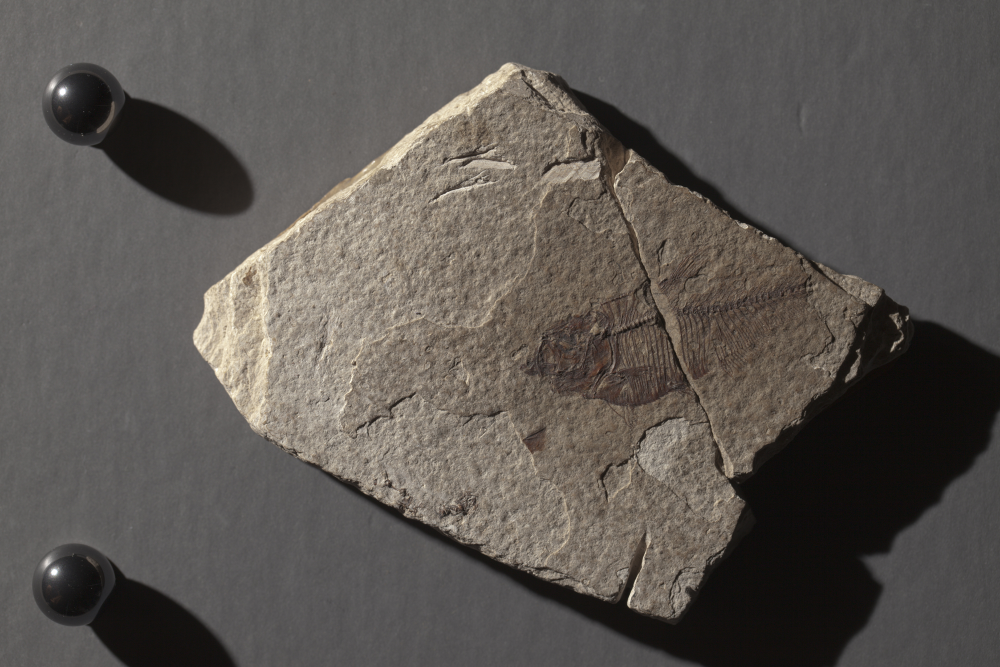
//> input picture sampleimg/fish_fossil_01.jpg, 2000 x 1334 px (shown at 1/2 size)
$ ./loadimg sampleimg/fish_fossil_01.jpg   (built with g++ and OpenCV 4)
//> lines starting //> are read from the running program, lines starting //| are printed output that depends on the picture; after the words box and inside, x2 and y2 are one past the last pixel; in counts of white or black regions, pixels touching at a corner belong together
#include "opencv2/imgproc.hpp"
#include "opencv2/highgui.hpp"
#include <stdlib.h>
#include <stdio.h>
#include <iostream>

using namespace cv;

/// Global variables

int threshold_value = 0;
int threshold_type = 3;;
int const max_value = 255;
int const max_type = 4;
int const max_BINARY_value = 255;

Mat src, roi, src_gray, dst;
char* window_name = "Threshold Demo";
char* window_name2 = "circle demo";

char* trackbar_type = "Type: \n 0: Binary \n 1: Binary Inverted \n 2: Truncate \n 3: To Zero \n 4: To Zero Inverted";
char* trackbar_value = "Value";

/// Function headers
void Threshold_Demo( int, void* );
void findCircles();
void findBrightSpot(Mat);
/**
 * @function main
 */
int main( int argc, char** argv )
{
  /// Load an image
  src = imread( argv[1], 1 );
//> src is the input picture: 1334 rows x 2000 cols, CV_8UC3; mean B, G, R 82.6, 87.3, 92.2

  Rect RectangleToSelect(0,0,400,400);
  roi = src(RectangleToSelect);
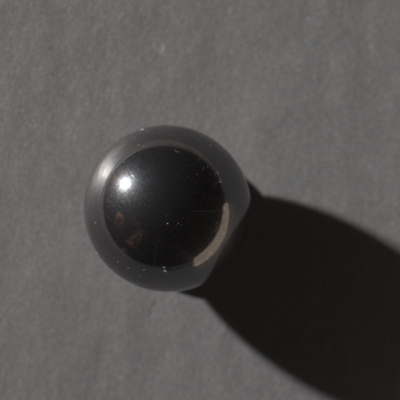
//> roi: 400 rows x 400 cols, CV_8UC3; mean B, G, R 79.4, 81.1, 83.1
  std::cout << "initial crop.\n";

  /// Convert the image to Gray
  cvtColor( roi, src_gray, COLOR_RGB2GRAY );
  std::cout << "grayscale\n";
  GaussianBlur( src_gray, src_gray, Size(9, 9), 2, 2 );
  std::cout << "gaussian\n";
  /// Create a window to display results
  namedWindow( window_name, WINDOW_AUTOSIZE );

  /// Call the function to initialize
  findCircles();

  /// Wait until user finishes program
  while(true)
  {
    int c;
    c = waitKey( 20 );
    if( (char)c == 27 )
  { break; }
   }

}


void findCircles(){
  std::cout << "finding circles\n";
  Mat cm = roi.clone();
  Mat ledmat = src_gray.clone();
  std::vector<Vec3f> circles;
  std::cout << "hough Circles \n";
  /// Apply the Hough Transform to find the circles
  HoughCircles( src_gray, circles, HOUGH_GRADIENT, 1, src_gray.rows/8, 50, 50, 0, 0 );
//> circles = 1 circle (x, y, radius): [168.5, 208.5, 83]
  std::cout << "drawing\n";
  /// Draw the circles detected
  for( size_t i = 0; i < circles.size(); i++ )
  {
    Point center(cvRound(circles[i][0]), cvRound(circles[i][1]));
    int radius = cvRound(circles[i][2]);
    int topRightx = cvRound(circles[i][0]) - radius;
    int topRighty = cvRound(circles[i][1]) - radius;
    // circle center
    circle( cm, center, 3, Scalar(0,255,0), -1, 8, 0 );
    // circle outline
    circle( cm, center, radius, Scalar(0,0,255), 3, 8, 0 );
    if(circles.size() == 1) {
      Rect RectangleToSelect(topRightx,topRighty,radius*2,radius*2);
      cm = cm(RectangleToSelect);
      ledmat = ledmat(RectangleToSelect);
    }
  }
//> this loop made 1 pass
//> (center, radius, topRightx, topRighty, RectangleToSelect) on pass 1: (Point(168, 208), 83, 85, 125, Rect(85, 125, 166, 166))
//> pass 1, in findCircles, `cm = cm(RectangleToSelect);`:
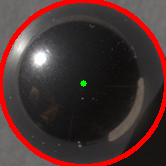
//> cm: 166 rows x 166 cols, CV_8UC3; mean B, G, R 49.9, 50.7, 73.9
//> pass 1, in findCircles, `ledmat = ledmat(RectangleToSelect);`:
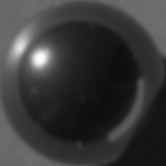
//> ledmat: 166 rows x 166 cols, CV_8UC1; min 14, max 254, mean 56.8
  std::cout << "show image\n";
  /// Show your results
  imshow( window_name2, cm );

  threshold( ledmat, dst, 245, max_BINARY_value, 1 );
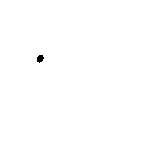
//> dst: 166 rows x 166 cols, CV_8UC1; 99.9% white; 1 black region
  findBrightSpot(dst);
  //imshow( window_name, dst );
}

void findBrightSpot(Mat m) {
  RNG rng(12345);
  /* Search for flame and draw a rectangle around it */
  std::vector<std::vector<Point> > contours;
  std::vector<Vec4i> hierarchy;
  findContours( m, contours, hierarchy, CV_RETR_TREE, CV_CHAIN_APPROX_SIMPLE, Point(0, 0) );
//> contours = 2 contours; box (x1, y1, x2, y2) and area: (0, 0, 166, 166) 27225, (36, 54, 45, 64) 52
  /// Approximate contours to polygons + get bounding rects and circles
  std::vector<std::vector<Point> > contours_poly( contours.size() );
//> contours_poly = 2 empty contours
  //std::vector<Rect> boundRect( contours.size() );
  std::vector<Point2f>center( contours.size() );
  std::vector<float>radius( contours.size() );

  for( int i = 0; i < contours.size(); i++ )
  { approxPolyDP( Mat(contours[i]), contours_poly[i], 3, true );
    //boundRect[i] = boundingRect( Mat(contours_poly[i]) );
    minEnclosingCircle( (Mat)contours_poly[i], center[i], radius[i] );
  }
//> this loop made 2 passes
  /// Draw polygonal contour + bonding rects + circles
  Mat drawing = Mat::zeros( m.size(), CV_8UC3 );
  for( int i = 0; i< contours.size(); i++ )
  {
    //Rect r = boundRect[i];
    //std::cout << "(" << (r.x+(r.width/2.0)) << ", " << (r.y+(r.height/2.0)) << ")" << std::endl;
    Scalar color = Scalar( rng.uniform(0, 255), rng.uniform(0,255), rng.uniform(0,255) );
    drawContours( drawing, contours_poly, i, color, 1, 8, std::vector<Vec4i>(), 0, Point() );
    //rectangle( drawing, boundRect[i].tl(), boundRect[i].br(), color, 2, 8, 0 );
    //std::cout << i << ": (" << center[i].x << ", " << center[i].y << ")\n";
    circle( drawing, center[i], (int)radius[i], color, 2, 8, 0 );
  }
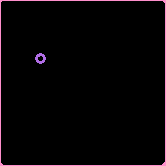
//> drawing: 166 rows x 166 cols, CV_8UC3; mean B, G, R 5.5, 3.8, 6.6

  double cp = center[0].x;
//> cp = 82.5
  double x = (center[1].x - cp) / (cp);
//> x = -0.509
  double y = (cp - center[1].y ) / (cp);
//> y = 0.291
  double z = std::sqrt(1.0 - std::sqrt(x*x+y*y));
//> z = 0.643

  std::cout << "(x,y,z): (" << x << ", " << y << ", " << z << ") \n";
//| (x,y,z): (-0.509091, 0.290909, 0.643159)
//> the Esc key is pressed


  imshow(window_name, drawing ); // show frame on computer output window

}

$ run again, on sampleimg/fish_fossil_22.jpg
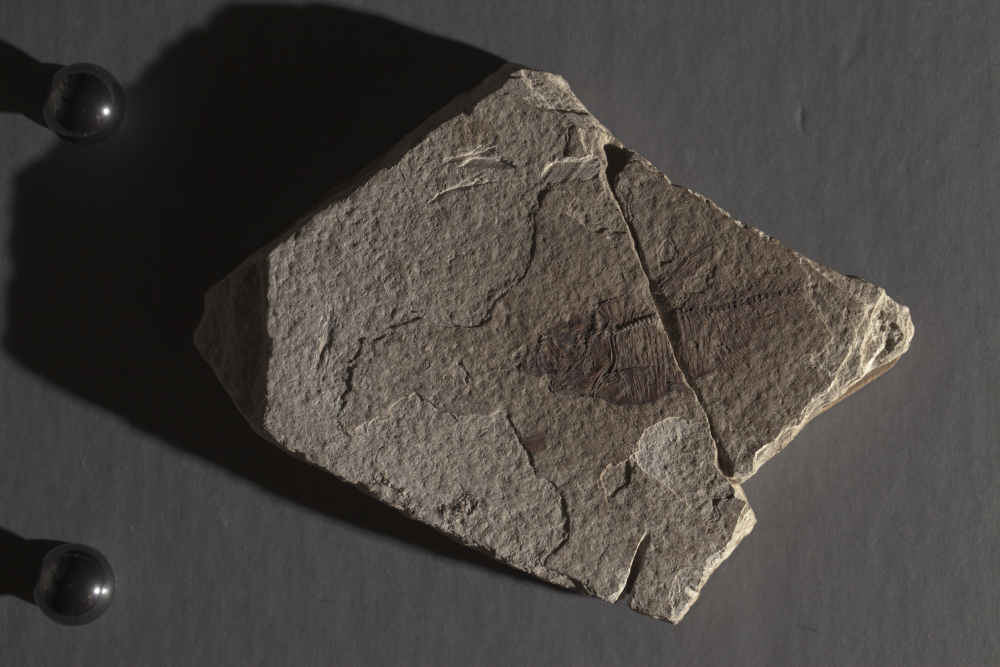
//> input picture sampleimg/fish_fossil_22.jpg, 2000 x 1334 px (shown at 1/2 size)
//> src is the input picture: 1334 rows x 2000 cols, CV_8UC3; mean B, G, R 64.1, 68, 72.6
//> `roi = src(RectangleToSelect);`:
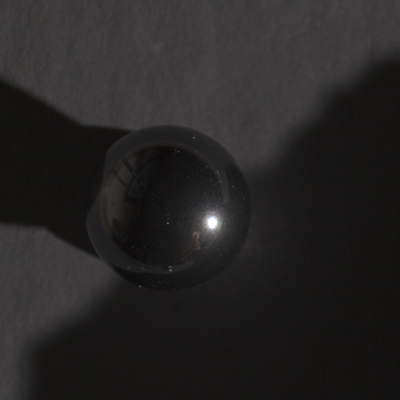
//> roi: 400 rows x 400 cols, CV_8UC3; mean B, G, R 35.8, 36.4, 37.9
//> circles = empty
//> dst: 400 rows x 400 cols, CV_8UC1; 100% white; black in thin lines or dots, all inside (x1, y1, x2, y2) = (210, 220, 214, 225)
//> contours = 2 contours; box (x1, y1, x2, y2) and area: (0, 0, 400, 400) 159201, (209, 219, 215, 226) 21
//> contours_poly = 2 empty contours
//> the loop in findBrightSpot, `for( int i = 0; i < contours.size(); i++ ) { approxPolyDP( Mat(contour..` made 2 passes
//> the loop in findBrightSpot, `for( int i = 0; i< contours.size(); i++ )` made 2 passes
//> after the loop in findBrightSpot, `for( int i = 0; i< contours.size(); i++ )`:
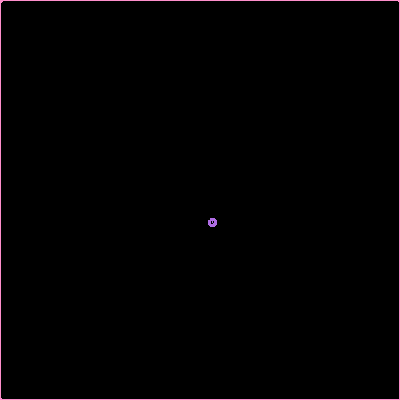
//> drawing: 400 rows x 400 cols, CV_8UC3; mean B, G, R 2.1, 1.5, 2.6
//> cp = 199.5
//> x = 0.0624
//> y = -0.113
//> z = 0.933
//| (x,y,z): (0.0624288, -0.113238, 0.93311)

$ run again, on sampleimg/fish_fossil_27.jpg
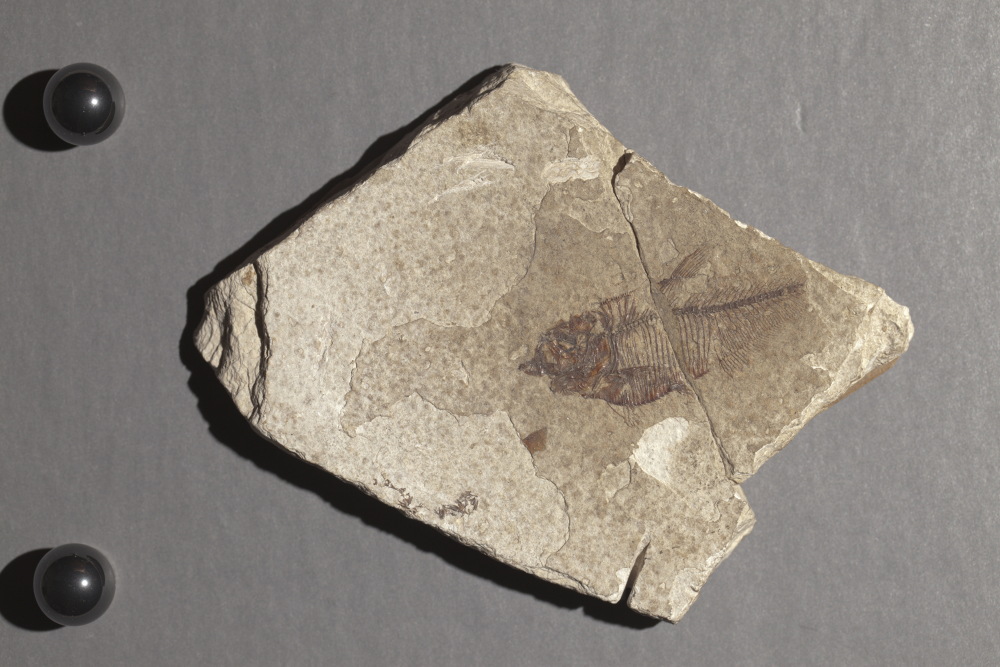
//> input picture sampleimg/fish_fossil_27.jpg, 2000 x 1334 px (shown at 1/2 size)
//> src is the input picture: 1334 rows x 2000 cols, CV_8UC3; mean B, G, R 126.3, 134.3, 141.2
//> circles = 1 circle (x, y, radius): [166.5, 208.5, 83.7]
//> the loop in findCircles, `for( size_t i = 0; i < circles.size(); i++ )` made 1 pass
//> (center, radius, topRightx, topRighty, RectangleToSelect) on pass 1: (Point(166, 208), 84, 82, 124, Rect(82, 124, 168, 168))
//> pass 1, in findCircles, `ledmat = ledmat(RectangleToSelect);`:
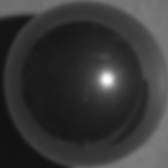
//> ledmat: 168 rows x 168 cols, CV_8UC1; min 18, max 253, mean 55.8
//> dst: 168 rows x 168 cols, CV_8UC1; 99.9% white; black in thin lines or dots, all inside (x1, y1, x2, y2) = (105, 77, 109, 82)
//> contours = 2 contours; box (x1, y1, x2, y2) and area: (0, 0, 168, 168) 27889, (104, 76, 110, 83) 22
//> contours_poly = 2 empty contours
//> the loop in findBrightSpot, `for( int i = 0; i < contours.size(); i++ ) { approxPolyDP( Mat(contour..` made 2 passes
//> the loop in findBrightSpot, `for( int i = 0; i< contours.size(); i++ )` made 2 passes
//> after the loop in findBrightSpot, `for( int i = 0; i< contours.size(); i++ )`:
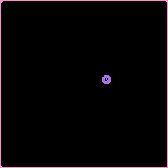
//> drawing: 168 rows x 168 cols, CV_8UC3; mean B, G, R 5.3, 3.6, 6.4
//> cp = 83.5
//> x = 0.275
//> y = 0.0539
//> z = 0.848
//| (x,y,z): (0.275449, 0.0538922, 0.848132)
